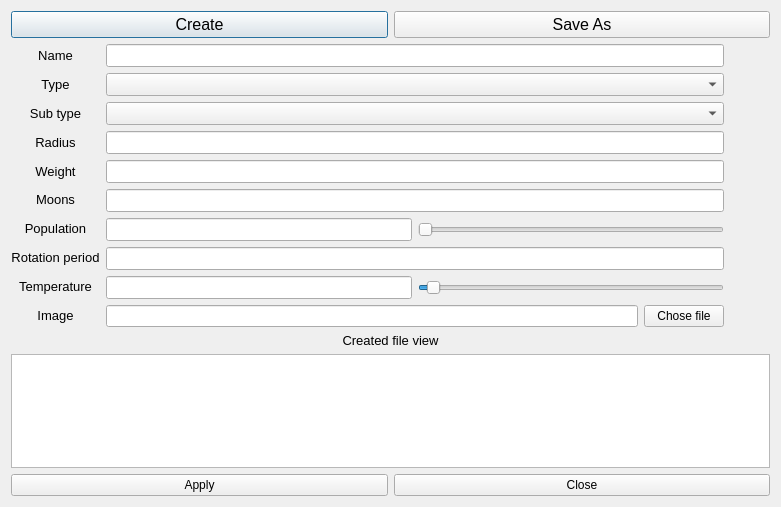
<?xml version="1.0" encoding="UTF-8"?>
<ui version="4.0">
 <class>createdialog</class>
 <widget class="QDialog" name="createdialog">
  <property name="geometry">
   <rect>
    <x>0</x>
    <y>0</y>
    <width>781</width>
    <height>507</height>
   </rect>
  </property>
  <property name="windowTitle">
   <string>MyPlanets CreateMode</string>
  </property>
  <property name="windowIcon">
   <iconset resource="../res/pack2.qrc">
    <normaloff>:/pack2/iconplus.png</normaloff>:/pack2/iconplus.png</iconset>
  </property>
  <layout class="QGridLayout" name="gridLayout">
   <item row="0" column="0">
    <layout class="QVBoxLayout" name="verticalLayout">
     <item>
      <layout class="QHBoxLayout" name="horizontalLayout_4">
       <item>
        <widget class="QPushButton" name="createButton">
         <property name="sizePolicy">
          <sizepolicy hsizetype="Expanding" vsizetype="Expanding">
           <horstretch>0</horstretch>
           <verstretch>0</verstretch>
          </sizepolicy>
         </property>
         <property name="font">
          <font>
           <pointsize>12</pointsize>
          </font>
         </property>
         <property name="text">
          <string>Create</string>
         </property>
         <property name="icon">
          <iconset resource="../res/pack1.qrc">
           <normaloff>:/pack1/iconedit.png</normaloff>:/pack1/iconedit.png</iconset>
         </property>
         <property name="iconSize">
          <size>
           <width>32</width>
           <height>32</height>
          </size>
         </property>
        </widget>
       </item>
       <item>
        <widget class="QPushButton" name="saveasButton">
         <property name="sizePolicy">
          <sizepolicy hsizetype="Expanding" vsizetype="Expanding">
           <horstretch>0</horstretch>
           <verstretch>0</verstretch>
          </sizepolicy>
         </property>
         <property name="font">
          <font>
           <pointsize>12</pointsize>
          </font>
         </property>
         <property name="text">
          <string>Save As</string>
         </property>
         <property name="icon">
          <iconset resource="../res/pack1.qrc">
           <normaloff>:/pack1/iconview.png</normaloff>:/pack1/iconview.png</iconset>
         </property>
         <property name="iconSize">
          <size>
           <width>32</width>
           <height>32</height>
          </size>
         </property>
        </widget>
       </item>
      </layout>
     </item>
     <item>
      <layout class="QHBoxLayout" name="horizontalLayout_3">
       <item>
        <layout class="QVBoxLayout" name="verticalLayout_4">
         <item>
          <widget class="QLabel" name="nonactive9">
           <property name="font">
            <font>
             <pointsize>10</pointsize>
            </font>
           </property>
           <property name="text">
            <string>Name</string>
           </property>
           <property name="alignment">
            <set>Qt::AlignCenter</set>
           </property>
          </widget>
         </item>
         <item>
          <widget class="QLabel" name="nonactive7">
           <property name="font">
            <font>
             <pointsize>10</pointsize>
            </font>
           </property>
           <property name="text">
            <string>Type</string>
           </property>
           <property name="alignment">
            <set>Qt::AlignCenter</set>
           </property>
          </widget>
         </item>
         <item>
          <widget class="QLabel" name="nonactive5">
           <property name="font">
            <font>
             <pointsize>10</pointsize>
            </font>
           </property>
           <property name="text">
            <string>Sub type</string>
           </property>
           <property name="alignment">
            <set>Qt::AlignCenter</set>
           </property>
          </widget>
         </item>
         <item>
          <widget class="QLabel" name="nonactive">
           <property name="font">
            <font>
             <pointsize>10</pointsize>
            </font>
           </property>
           <property name="text">
            <string>Radius</string>
           </property>
           <property name="alignment">
            <set>Qt::AlignCenter</set>
           </property>
          </widget>
         </item>
         <item>
          <widget class="QLabel" name="nonactive4">
           <property name="font">
            <font>
             <pointsize>10</pointsize>
            </font>
           </property>
           <property name="text">
            <string>Weight</string>
           </property>
           <property name="alignment">
            <set>Qt::AlignCenter</set>
           </property>
          </widget>
         </item>
         <item>
          <widget class="QLabel" name="nonactive3">
           <property name="font">
            <font>
             <pointsize>10</pointsize>
            </font>
           </property>
           <property name="text">
            <string>Moons</string>
           </property>
           <property name="alignment">
            <set>Qt::AlignCenter</set>
           </property>
          </widget>
         </item>
         <item>
          <widget class="QLabel" name="nonactive2">
           <property name="font">
            <font>
             <pointsize>10</pointsize>
            </font>
           </property>
           <property name="text">
            <string>Population</string>
           </property>
           <property name="alignment">
            <set>Qt::AlignCenter</set>
           </property>
          </widget>
         </item>
         <item>
          <widget class="QLabel" name="nonactive1">
           <property name="font">
            <font>
             <pointsize>10</pointsize>
            </font>
           </property>
           <property name="text">
            <string>Rotation period</string>
           </property>
           <property name="alignment">
            <set>Qt::AlignCenter</set>
           </property>
          </widget>
         </item>
         <item>
          <widget class="QLabel" name="nonactive8">
           <property name="font">
            <font>
             <pointsize>10</pointsize>
            </font>
           </property>
           <property name="text">
            <string>Temperature</string>
           </property>
           <property name="alignment">
            <set>Qt::AlignCenter</set>
           </property>
          </widget>
         </item>
         <item>
          <widget class="QLabel" name="nonactive6">
           <property name="font">
            <font>
             <pointsize>10</pointsize>
            </font>
           </property>
           <property name="text">
            <string>Image</string>
           </property>
           <property name="alignment">
            <set>Qt::AlignCenter</set>
           </property>
          </widget>
         </item>
        </layout>
       </item>
       <item>
        <layout class="QVBoxLayout" name="verticalLayout_2">
         <item>
          <widget class="QLineEdit" name="nameField">
           <property name="font">
            <font>
             <pointsize>10</pointsize>
            </font>
           </property>
          </widget>
         </item>
         <item>
          <widget class="QComboBox" name="TypeList">
           <property name="font">
            <font>
             <pointsize>10</pointsize>
            </font>
           </property>
           <property name="currentIndex">
            <number>0</number>
           </property>
           <item>
            <property name="text">
             <string/>
            </property>
           </item>
           <item>
            <property name="text">
             <string>Star</string>
            </property>
           </item>
           <item>
            <property name="text">
             <string>Planet</string>
            </property>
           </item>
           <item>
            <property name="text">
             <string>Asteroid</string>
            </property>
           </item>
           <item>
            <property name="text">
             <string>Comet</string>
            </property>
           </item>
           <item>
            <property name="text">
             <string>Galaxy</string>
            </property>
           </item>
           <item>
            <property name="text">
             <string>Nebulae</string>
            </property>
           </item>
           <item>
            <property name="text">
             <string>Cluster</string>
            </property>
           </item>
           <item>
            <property name="text">
             <string>Ship</string>
            </property>
           </item>
           <item>
            <property name="text">
             <string>Black Hole</string>
            </property>
           </item>
           <item>
            <property name="text">
             <string>Unknown</string>
            </property>
           </item>
          </widget>
         </item>
         <item>
          <widget class="QComboBox" name="SubtypeList">
           <property name="font">
            <font>
             <pointsize>10</pointsize>
            </font>
           </property>
          </widget>
         </item>
         <item>
          <widget class="QLineEdit" name="RadiusField">
           <property name="font">
            <font>
             <pointsize>10</pointsize>
            </font>
           </property>
           <property name="text">
            <string/>
           </property>
          </widget>
         </item>
         <item>
          <widget class="QLineEdit" name="WeightField">
           <property name="font">
            <font>
             <pointsize>10</pointsize>
            </font>
           </property>
          </widget>
         </item>
         <item>
          <widget class="QLineEdit" name="MoonsField">
           <property name="font">
            <font>
             <pointsize>10</pointsize>
            </font>
           </property>
          </widget>
         </item>
         <item>
          <layout class="QHBoxLayout" name="horizontalLayout_7">
           <item>
            <widget class="QLineEdit" name="PopulationField">
             <property name="font">
              <font>
               <pointsize>10</pointsize>
              </font>
             </property>
            </widget>
           </item>
           <item>
            <widget class="QSlider" name="PopSlider">
             <property name="maximum">
              <number>1000000000</number>
             </property>
             <property name="orientation">
              <enum>Qt::Horizontal</enum>
             </property>
            </widget>
           </item>
          </layout>
         </item>
         <item>
          <widget class="QLineEdit" name="RotationField">
           <property name="font">
            <font>
             <pointsize>10</pointsize>
            </font>
           </property>
          </widget>
         </item>
         <item>
          <layout class="QHBoxLayout" name="horizontalLayout_6">
           <item>
            <widget class="QLineEdit" name="TemperatureField">
             <property name="font">
              <font>
               <pointsize>10</pointsize>
              </font>
             </property>
            </widget>
           </item>
           <item>
            <widget class="QSlider" name="TempSlider">
             <property name="minimum">
              <number>-273</number>
             </property>
             <property name="maximum">
              <number>10000</number>
             </property>
             <property name="orientation">
              <enum>Qt::Horizontal</enum>
             </property>
            </widget>
           </item>
          </layout>
         </item>
         <item>
          <layout class="QHBoxLayout" name="horizontalLayout_8">
           <item>
            <widget class="QLineEdit" name="ImageField"/>
           </item>
           <item>
            <widget class="QPushButton" name="chooseFile">
             <property name="text">
              <string>Chose file</string>
             </property>
            </widget>
           </item>
          </layout>
         </item>
        </layout>
       </item>
       <item>
        <layout class="QVBoxLayout" name="verticalLayout_3">
         <item>
          <widget class="QPushButton" name="addObject">
           <property name="text">
            <string/>
           </property>
           <property name="icon">
            <iconset resource="../res/pack2.qrc">
             <normaloff>:/pack2/iconplus.png</normaloff>:/pack2/iconplus.png</iconset>
           </property>
           <property name="iconSize">
            <size>
             <width>80</width>
             <height>80</height>
            </size>
           </property>
           <property name="flat">
            <bool>true</bool>
           </property>
          </widget>
         </item>
         <item>
          <widget class="QPushButton" name="clearFields">
           <property name="text">
            <string/>
           </property>
           <property name="icon">
            <iconset resource="../res/pack2.qrc">
             <normaloff>:/pack2/iconminus.png</normaloff>:/pack2/iconminus.png</iconset>
           </property>
           <property name="iconSize">
            <size>
             <width>80</width>
             <height>80</height>
            </size>
           </property>
           <property name="flat">
            <bool>true</bool>
           </property>
          </widget>
         </item>
        </layout>
       </item>
      </layout>
     </item>
     <item>
      <layout class="QHBoxLayout" name="horizontalLayout_5">
       <item>
        <widget class="QLabel" name="filename">
         <property name="font">
          <font>
           <pointsize>10</pointsize>
          </font>
         </property>
         <property name="text">
          <string>Created file view</string>
         </property>
         <property name="alignment">
          <set>Qt::AlignCenter</set>
         </property>
        </widget>
       </item>
      </layout>
     </item>
     <item>
      <layout class="QHBoxLayout" name="horizontalLayout">
       <item>
        <widget class="QTextBrowser" name="textWhole"/>
       </item>
      </layout>
     </item>
     <item>
      <layout class="QHBoxLayout" name="horizontalLayout_2">
       <item>
        <widget class="QPushButton" name="ApplyButton">
         <property name="text">
          <string>Apply</string>
         </property>
         <property name="icon">
          <iconset resource="../res/pack2.qrc">
           <normaloff>:/pack2/iconok.png</normaloff>:/pack2/iconok.png</iconset>
         </property>
        </widget>
       </item>
       <item>
        <widget class="QPushButton" name="CloseButton">
         <property name="text">
          <string>Close</string>
         </property>
         <property name="icon">
          <iconset resource="../res/pack2.qrc">
           <normaloff>:/pack2/iconcancel.png</normaloff>:/pack2/iconcancel.png</iconset>
         </property>
        </widget>
       </item>
      </layout>
     </item>
    </layout>
   </item>
  </layout>
 </widget>
 <resources>
  <include location="../res/pack2.qrc"/>
  <include location="../res/pack1.qrc"/>
 </resources>
 <connections/>
</ui>
